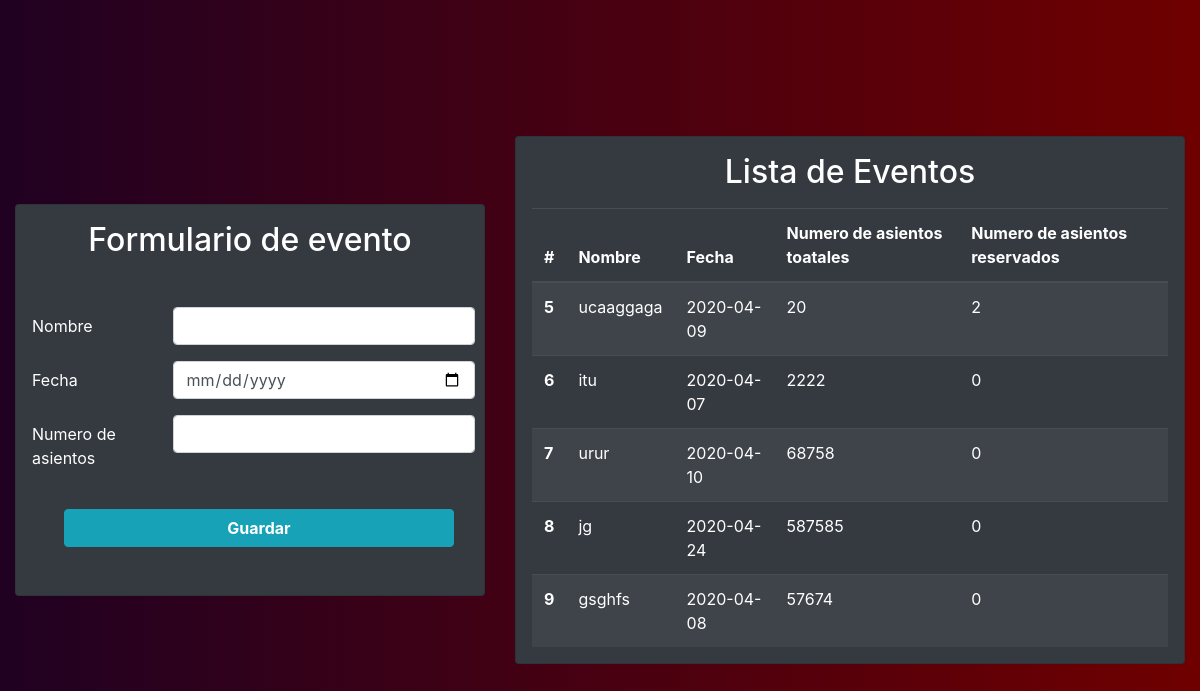
Before: /eventos with the older database file.
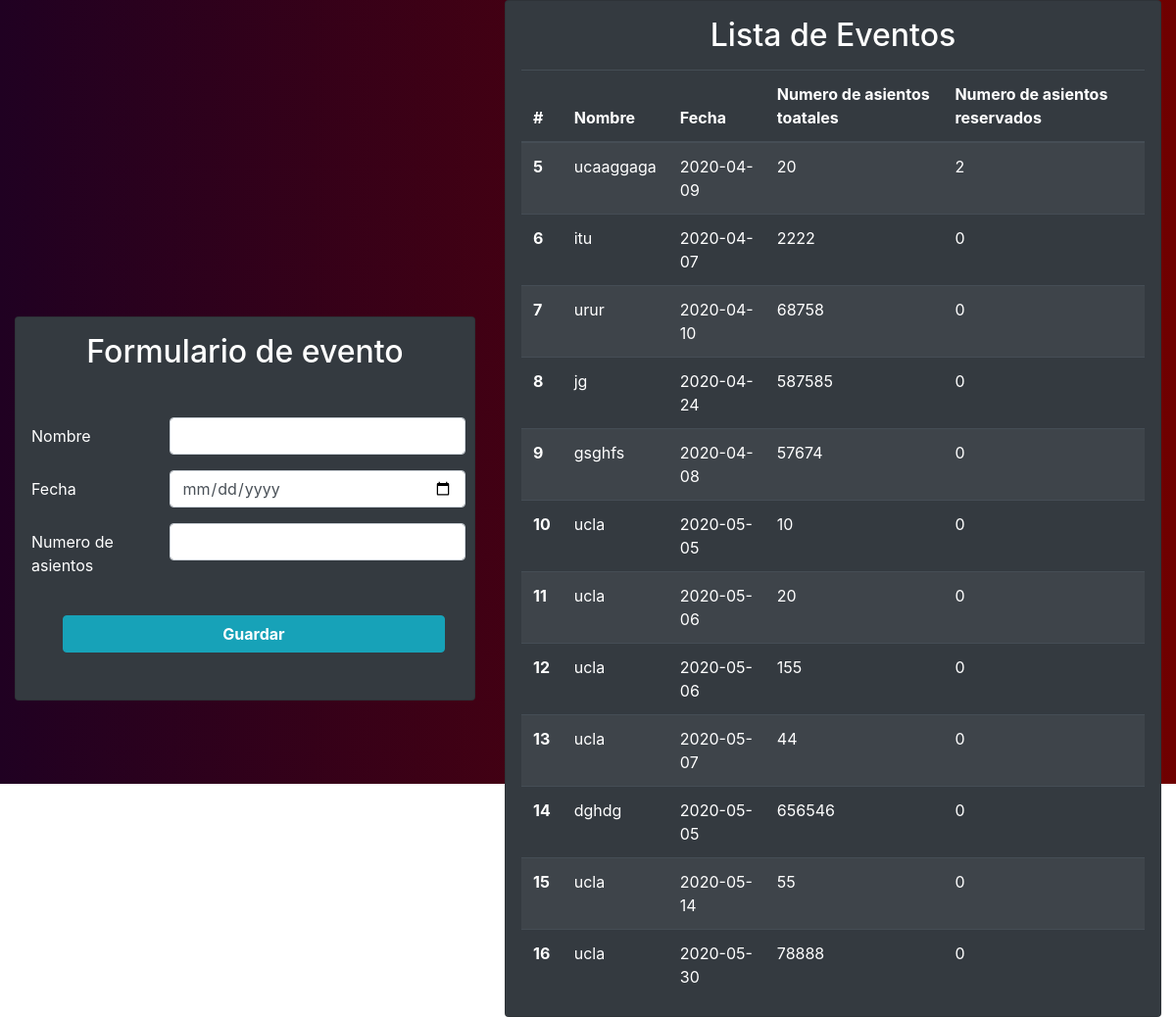
After: the same page with the newer database file.
### tables this page shows
CREATE TABLE "Evento"
(
	id INTEGER not null
		constraint Evento_pk
			primary key autoincrement,
	nombre text not null,
	fecha text not null,
	numero_asientos_total int not null,
	numero_asientos_reservados int not null
);

### app.py (the view)
@app.route("/eventos")
def events():
    events = query_db('SELECT * FROM Evento')
    date = datetime.now().date()
    return render_template('events.html', events=events, date=date)

### app.py (called while the page is built)
def make_dicts(cursor, row):
    return dict((cursor.description[idx][0], value)
                for idx, value in enumerate(row))

def get_db():
    db = getattr(g, '_database', None)
    if db is None:
        db = g._database = sqlite3.connect(DATABASE)
        db.row_factory = make_dicts
    return db

@app.teardown_appcontext
def close_connection(exception):
    db = getattr(g, '_database', None)
    if db is not None:
        db.close()

def query_db(query, args=(), one=False):
    cur = get_db().execute(query, args)
    rv = cur.fetchall()
    cur.close()
    return (rv[0] if rv else None) if one else rv

### templates/events.html (shortened to what this page needs)
{% extends 'layout.html' %}
{% block body %}
<div class="container-fluid">
    <div class="bg-custom row align-items-center justify-content-center vh-100">
        <div class="col-md-5">
            <div class="card bg-dark">
                <div class="car-body text-white">
                    <h2 class="card-title text-center mt-3"> Formulario de evento</h2>
                    <form class="my-5" action="/add-event" method="POST">
                        <div class="form-group row">
                            <label for="nombre"  class="col-sm-3 col-form-label mx-3">Nombre</label>
                            <div class="col-sm-8">
                              <input type="text" name="name" class="form-control" id="nombre" required>
                            </div>
                        </div>
                        <div class="form-group row">
                            <label for="fecha" class="col-sm-3 col-form-label mx-3">Fecha</label>
                            <div class="col-sm-8">
                              <input type="date"  name="date" class="form-control" id="fecha" min={{ date }} required>
                            </div>
                        </div>
                        <div class="form-group row">
                            <label for="numero_asiento" class="col-sm-3 col-form-label mx-3">Numero de asientos</label>
                            <div class="col-sm-8">
                              <input type="number" name="number" class="form-control" id="numero_asiento" min="10" required>
                            </div>
                        </div>
                        <div class="form-group row">
                            <div class="col-sm-12">
                              <button type="submit" class="btn btn-info mx-5 mt-3  col-sm-10 font-weight-bold">Guardar</button>
                            </div>
                        </div>
                    </form>
                </div>
            </div>
        </div>
        <div class="col-md-7">
            <div class="card bg-dark">
                <div class="car-body text-white mx-3">
                    <h2 class="card-title text-center mt-3"> Lista de Eventos</h2>
                    <table class="table table-striped table-dark my-3 ">
                      <thead>
                        <tr>
                          <th scope="col">#</th>
                          <th scope="col">Nombre</th>
                          <th scope="col">Fecha</th>
                          <th scope="col">Numero de asientos toatales</th>
                          <th scope="col">Numero de asientos reservados</th>
                        </tr>
                      </thead>
                      <tbody>
                      {% for event in events%}
                        <tr>
                          <th scope="row">{{ event.id }}</th>
                          <td>{{ event.nombre }}</td>
                          <td>{{ event.fecha }}</td>
                          <td>{{ event.numero_asientos_total }}</td>
                          <td>{{ event.numero_asientos_reservados }}</td>
                        </tr>
                      {% endfor %}
                      </tbody>
                    </table>
                </div>
            </div>
        </div>
    </div>
</div>
{% endblock %}

### templates/layout.html (shortened to what this page needs)
<!DOCTYPE html>
<html lang="en">
    <head>
        <link rel="stylesheet" href="https://stackpath.bootstrapcdn.com/bootstrap/4.4.1/css/bootstrap.min.css"
>
        <link rel="stylesheet" href="{{ url_for('static', filename='css/custom.css') }}">
    </head>
    <body>
        {% block body%}
        {% endblock %}
    </body>
</html>

### static/css/custom.css (style rules this page uses)
.bg-custom { background: #200122; background: -webkit-linear-gradient(to right,#200122, #6f0000); background: linear-gradient(to right, #200122, #6f0000); }

Changed rows visible on the page:
added Evento: id "10", nombre "ucla", fecha "2020-05-05", numero_asientos_total "10", numero_asientos_reservados "0"
added Evento: id "11", nombre "ucla", fecha "2020-05-06", numero_asientos_total "20", numero_asientos_reservados "0"
added Evento: id "12", nombre "ucla", fecha "2020-05-06", numero_asientos_total "155", numero_asientos_reservados "0"
added Evento: id "13", nombre "ucla", fecha "2020-05-07", numero_asientos_total "44", numero_asientos_reservados "0"
added Evento: id "14", nombre "dghdg", fecha "2020-05-05", numero_asientos_total "656546", numero_asientos_reservados "0"
added Evento: id "15", nombre "ucla", fecha "2020-05-14", numero_asientos_total "55", numero_asientos_reservados "0"
added Evento: id "16", nombre "ucla", fecha "2020-05-30", numero_asientos_total "78888", numero_asientos_reservados "0"
